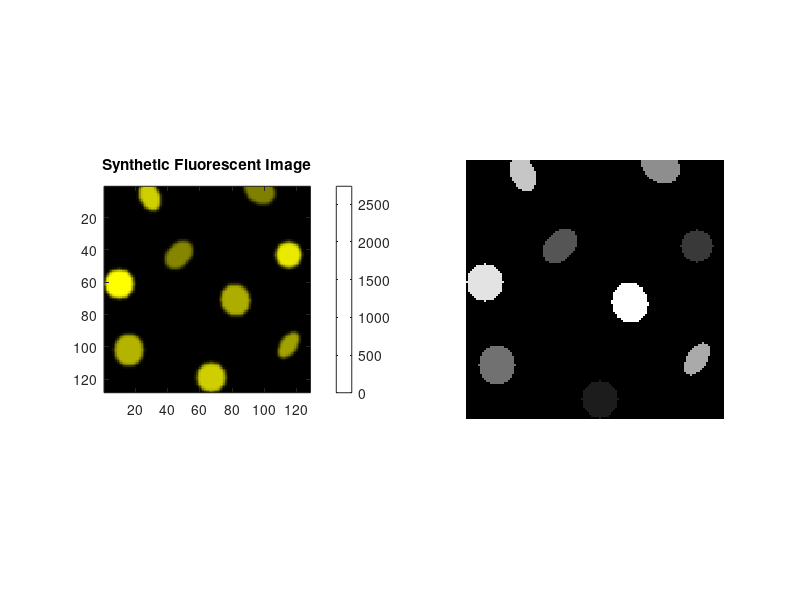

Write MATLAB code to recreate this figure. (Note: this script raises an error after producing the figure.)
%%%%%%%%%%%%%%%%%% User Parameter %%%%%%%%%%%%%%%%%%%%%%%%%%%%%%%%%%%%%%%
% Image size and parameters
image_size = [128, 128]; %Dimensions of the images

num_spots = 9; % Number of fluorescent spots
spot_radius = 8; % Average radius of the fluorescnt sports
spot_intensity_range = [1000, 3000];  % Intensity range of the spots
min_distance_between_spots = 40; %Minimum distance to avoid overlap

file_name_for_save_fluorescent = 'fluorescent_image.png';
file_name_for_save_label = 'label_image.png';

%%%%%%%%%%%%%%%%%%%%%%%%%%%%%%%%%%%%%%%%%%%%%%%%%%%%%%%%%%%%%%%%%%%%%%%%%
max_uint16 = double(intmax("uint16"));

% Create a blank black image (in uint16 format
img = zeros(image_size, 'uint16');
label_img = zeros(image_size, 'uint8');  % Label image for instance segmentation

% Generate random spots to simulate fluorescence without overlap
spot_count = 0; %Keep track of how many spots have been generated
while spot_count < num_spots

     % Randomly generate the center of each spot
    x = randi([1, image_size(2)]);
    y = randi([1, image_size(1)]);

    %check if the new ellipse is sufficiently far from all existing
    %ellipses
    if spot_count > 0
        distances = sqrt ((spot_centers(1:spot_count, 1)-x).^2 + (spot_centers(1:spot_count,2) - y).^2);
        if any(distances < min_distance_between_spots)
            continue;
        end
    end

                 
   % Randomly generate the radius and intensity for each spot
    a = spot_radius + randi([-3, 3]); 
    b = spot_radius + randi([-2,2]); 
    

    % Randomly generate the angle of rotation (in radians)
    theta = rand() * 2 * pi;  % Random angle between 0 and 2*pi
    
    % Random intensity for the spot
    intensity = randi(spot_intensity_range);  
    
    % Draw a circular spot
    [X, Y] = meshgrid(1:image_size(2), 1:image_size(1));
    ellipse_mask = (((X - x)*cos(theta) + (Y-y) * sin(theta)).^2 / a^2) + ...
        (((-X + x) * sin(theta)+ (Y - y)*cos(theta)).^2/ b^2) <= 1;
    img(ellipse_mask) = min(img(ellipse_mask)+ intensity,max_uint16);

    % Assign a unique label to the ellipse in the label image
    label_img(ellipse_mask) = spot_count + 1;  % Label starts from 1
    
    % Store the center of the new ellipse
    spot_count = spot_count + 1;
    spot_centers(spot_count, :) = [x, y];

end

% Apply Gaussian blur to simulate fluorescence glow
img_blurred = imgaussfilt(double(img), 1);
img_blurred = uint16(min(img_blurred, max_uint16));  % Convert back to uint16 and limit values


% Display the synthetic fluorescent image (monochromatic)
figure;

% Left: Synthetic Fluorescnet Image
ax_1 = subplot(1,2,1);
imshow(img_blurred,[]);
% use a custom colormap (false color in yellow)
colormap(ax_1,[linspace(0, 1, max_uint16)' linspace(0, 1, max_uint16)' zeros(max_uint16, 1)]);  
colorbar;
axis on;
title('Synthetic Fluorescent Image');
% Save the img_blurred data as png image
imwrite(img_blurred,file_name_for_save_fluorescent) 

% Right: show the instance segmentation labeled Image
ax_2 = subplot(1,2,2);
imshow(label_img, []);
colormap(ax_2, parula);
colorbar;
axis on;
title("Labeled Image")

% Save the label_img data as png image
imwrite(label_img,file_name_for_save_label)